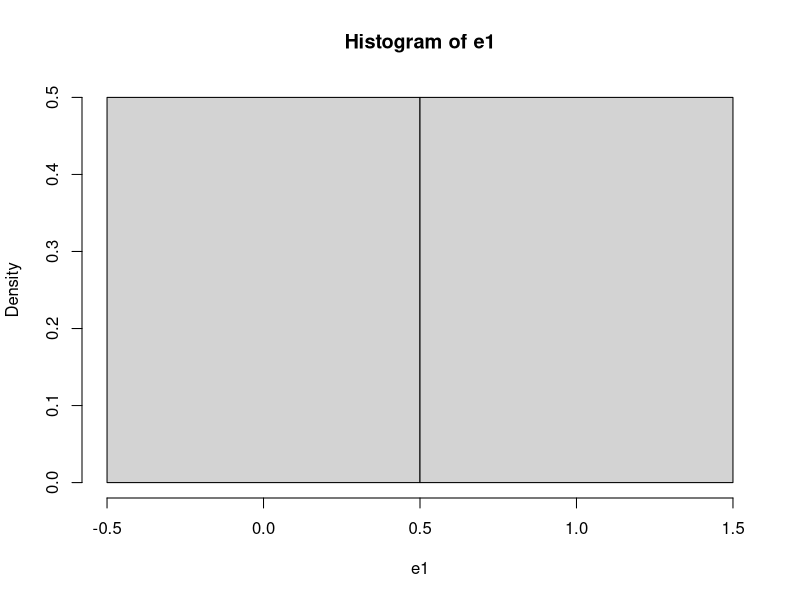
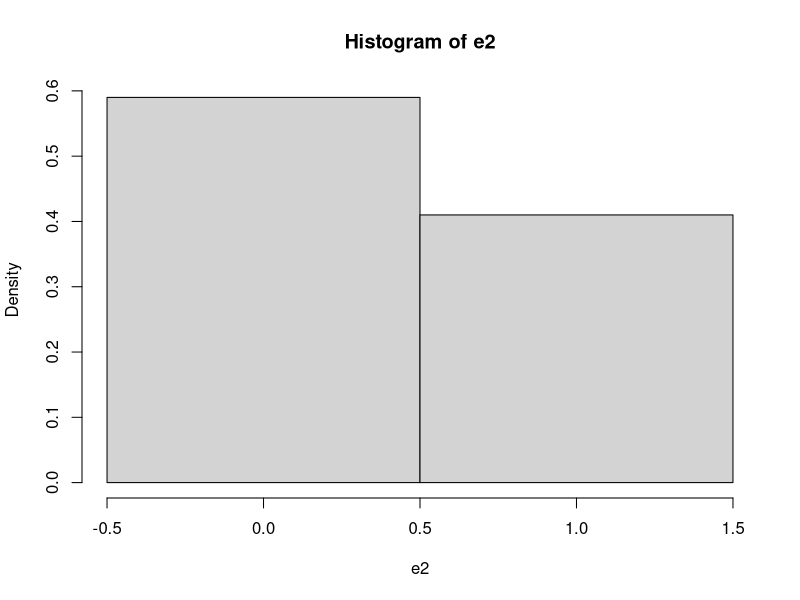
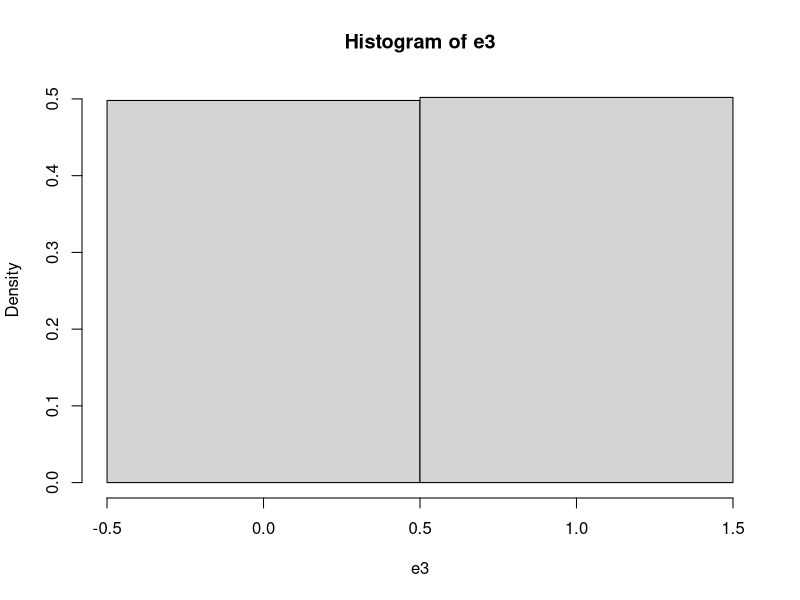
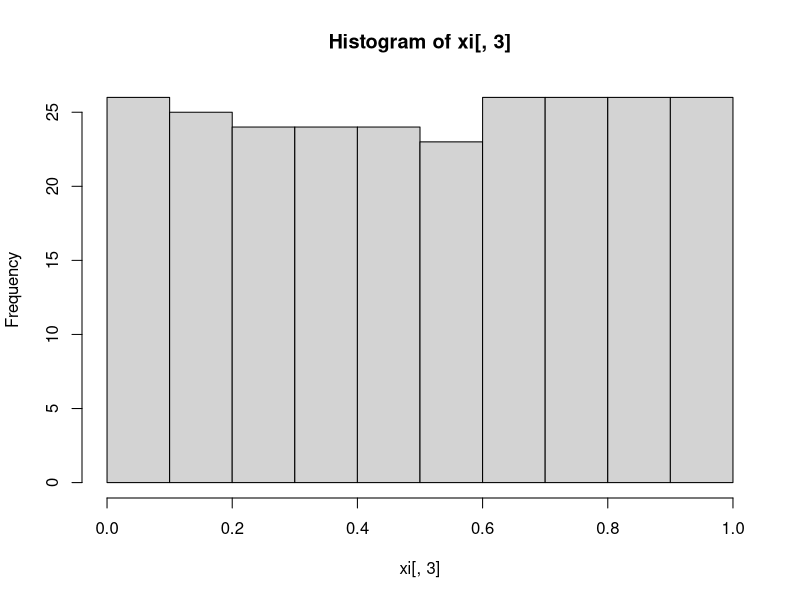
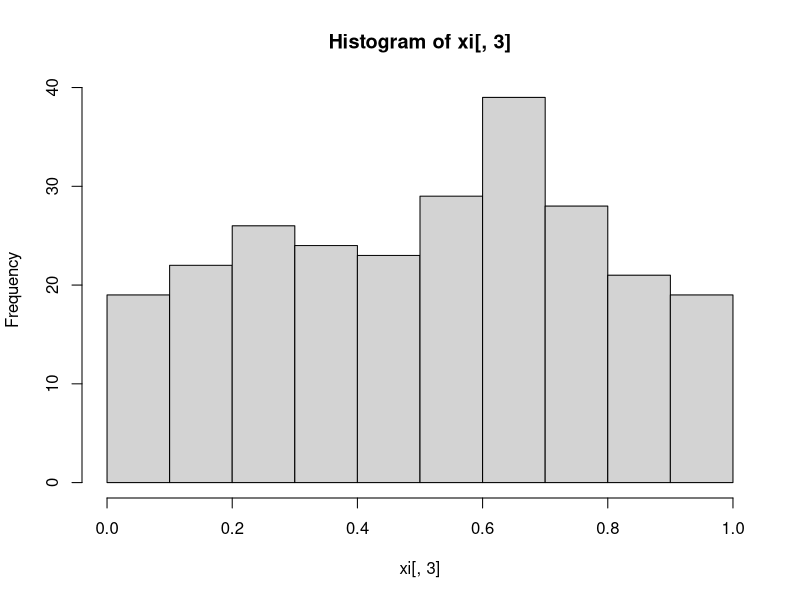
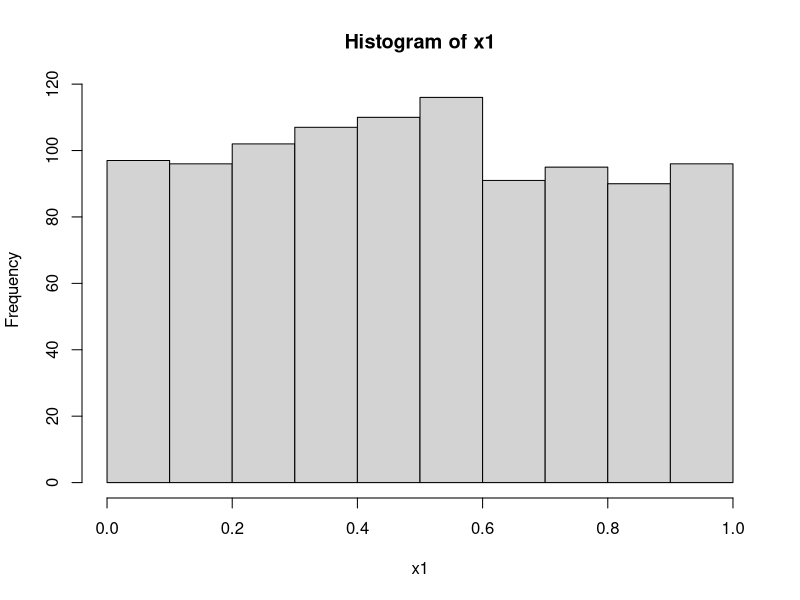

The R script that drew these images, in order: (Note: this script raises an error after producing the figures.)
## ---- chunk 1
#                      -=( Install & Load Package Function )=-
install_load <- function (package1, ...)  {   

   # convert arguments to vector
   packages <- c(package1, ...)

   # start loop to determine if each package is installed
   for(package in packages){

       # if package is installed locally, load
       if(package %in% rownames(installed.packages()))
          do.call('library', list(package))

       # if package is not installed locally, download, then load
       else {
          install.packages(package)
          do.call("library", list(package))
       }
   } 
}

path <- function() gsub  ( "\\\\",  "/",  readClipboard ()  )
#Copy path, Panggil function di console
#Copy r path, paste ke var yang diinginkan
## ---- chunk 2
require("knitr")
opts_knit$set(root.dir = "C:/Users/Fathan/Documents/Obsidian Vault/2. Kuliah/Smt 6/1. Metode Simulasi dan Resampling")
## ---- chunk 3
FlipCoin <- function(n) sample(0:1, n, rep=T) 
n <- 10
e1 <- FlipCoin(n) 
e1 
## ---- chunk 4
cat("Banyaknya tail :", sum(e1==0), "dan Peluangnya :", sum(e1==0)/n,
    "\nBanyaknya head :", sum(e1==1), "dan Peluangnya :", sum(e1==1)/n)
## ---- chunk 5
hist(e1,breaks=c(-0.5, 0.5, 1.5), prob=T) 
## ---- chunk 6
#Menggunakan function sebelumnya
n <- 28 
gb <- FlipCoin(n)
gb

g = 0; b=0; B=0
for(i in 1:n){
  if(gb[i] == 1){
    g <- g+1
    b <- 0
  } else{
    b <- b+1
  }
  
  if(b==4){
    B <- B+1
    b <- 0
  }
}

cat("Banyaknya anak perempuan :", g,
    "\nBanyaknya 4 anak tanpa perempuan :", B, 
    "\nPeluangnya :", g/(g+B))
## ---- chunk 7
RollDie <- function(n) sample(1:6, n, rep=T)
n <- 50
d1 <- RollDie(n)
d1
## ---- chunk 8
cat("Banyaknya tail :", sum(d1==3), "dan Frekuensi Relatifnya :", sum(d1==3)/n)
## ---- chunk 9
n <- 100
e2 <- FlipCoin(n) 
cat("Banyaknya tail :", sum(e2==0), "dan Frekuensi Relatifnya :", sum(e2==0)/n,
    "\nBanyaknya head :", sum(e2==1), "dan Frekuensi Relatifnya :", sum(e2==1)/n)
## ---- chunk 10
hist(e2, breaks=c(-0.5, 0.5, 1.5), prob=T)
## ---- chunk 11
n <- 500
e3 <- FlipCoin(n) 
cat("Banyaknya tail :", sum(e3==0), "dan Peluangnya :", sum(e3==0)/n,
    "\nBanyaknya head :", sum(e3==1), "dan Peluangnya :", sum(e3==1)/n)
## ---- chunk 12
hist(e3, breaks=c(-0.5, 0.5, 1.5), prob=T)
## ---- chunk 13
Dice <- function(n){
  d <- RollDie(n)
  rolls <- numeric(0)
  for(i in 1:6) rolls = c(rolls, sum(d==i)/n)
return(rolls)
}

RollingDice <- data.frame(
  rolls.200 = Dice(200),
  rolls.1000 = Dice(1000)
) 
rownames(RollingDice) <- paste0("RF.", 1:6)
print(RollingDice)
## ---- chunk 14
x0 <-78 
n <- 250
a <- 1598
b <- 17
m <- 1000

xi <- matrix (NA , n, 3 )
colnames (xi) <-c( "aX(i-1)+b", "Xi", "Ui") 
for  (i in 1 :n){
  xi[i,1] <- (a * x0 + b) 
  xi[i,2] <- xi[i, 1]%%m 
  xi[i,3] <- xi[i, 2]/m 
  x0 <- xi[i,2]
}
hist(xi[,3])

cbind("i"=1:20,    "Xi"=xi[1:20,2], 
      "i"=101:120, "Xi"=xi[101:120,2], 
      "i"=201:220, "Xi"=xi[201:220,2])
## ---- chunk 15
x0 <-73 
n <- 250
a <- 17
b <- 7
m <- 1024

xi <- matrix (NA , n, 3 )
colnames (xi) <-c( "aX(i-1)+b", "Xi", "Ui") 
for  (i in 1 :n){
  xi[i,1] <- (a * x0 + b) 
  xi[i,2] <- xi[i, 1]%%m 
  xi[i,3] <- xi[i, 2]/m 
  x0 <- xi[i,2]
}
hist(xi[,3])

cbind("i"=1:20,    "Xi"=xi[1:20,2], 
      "i"=101:120, "Xi"=xi[101:120,2], 
      "i"=201:220, "Xi"=xi[201:220,2])
## ---- chunk 16
n <- 1000
x1 <- 0.9
for(i in 2:n) x1[i] <- (pi + x1[i-1])^5%%1

hist(x1)

cbind("i"=1:20,    "Xi"=xi[1:20,2], 
      "i"=101:120, "Xi"=xi[101:120,2], 
      "i"=201:220, "Xi"=xi[201:220,2])
## ---- chunk 17
install_load('readxl','dplyr','kableExtra','DT')
raw.data <- read_xlsx("Data pert 2.xlsx")
data <- raw.data
## ---- chunk 18
i <- 1000
p <- .65
X <- runif(i)
Y <- NULL
for (z in 1:i) ifelse (X[z] <= p, Y[z] <- 1, Y[z] <- 0)
(tabel <- table(Y)/length(Y))
barplot(tabel, main="Bernoulli")

i <- 1000
p <- .65
X <- runif(i)
Y <- (X <= p)+0
(tabel <- table(Y)/length(Y))
barplot(tabel, main="Bernoulli")
## ---- chunk 19
i <- 1000 
N <- 4
X <- runif(i) 
DU <- NULL
for (z in 1:i){
  if (X[z]<=1/N) DU[z]<-1
    else if (X[z]<=2/N) DU[z]<-2  
    else if (X[z]<=3/N) DU[z]<-3
  else DU[z] <- 4 
}
(tabel <- table(DU)/length(DU)) 
barplot(tabel, main="Seragam Diskret")
